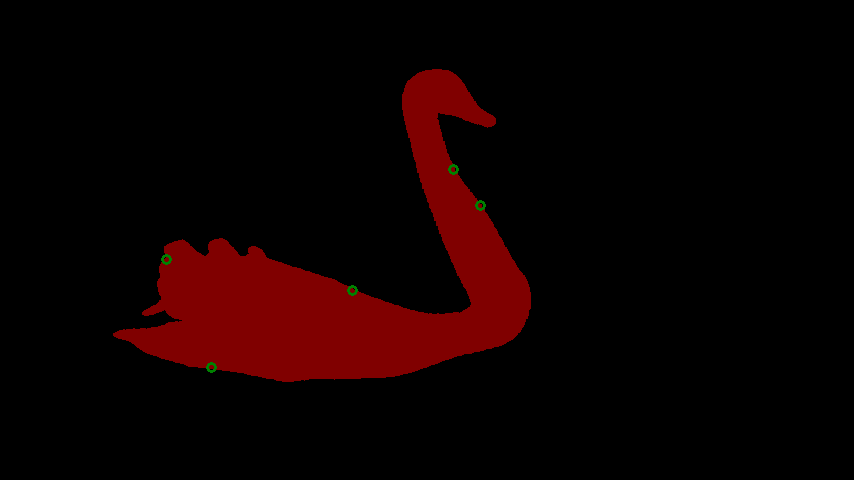
#> input picture res_1.png, 854 x 480 px, given in place of 2.png, which was not available
$ python Nonrigid_deformation.py
#> lines starting #> are read from the running program, lines starting #| are printed output that depends on the picture; after the words box and inside, x2 and y2 are one past the last pixel; in counts of white or black regions, pixels touching at a corner belong together; pictures that were not available may be replaced by others from this repository, and a replacement may not be noted
#@author zjh

import numpy as np
import cv2
from PIL import Image
import random
import os
import datetime
class Nonrigid_deformation():
    def __init__(self,show_point=True):
        self.show_point = show_point
    def deformation(self,label_path=None,save_path=None):

#> called with label_path = '2.png', save_path = 'res_2.png'
        label_img = Image.open(label_path)
#> label_img is the input picture: PIL image 854x480 P; mean R, G, B 14.2, 0.1, 0
        palette = label_img.getpalette()
#> palette = 768 values, max 224 at index 219, min 0 at index 0, mean 106.7
        gt_arr = np.array(label_img)
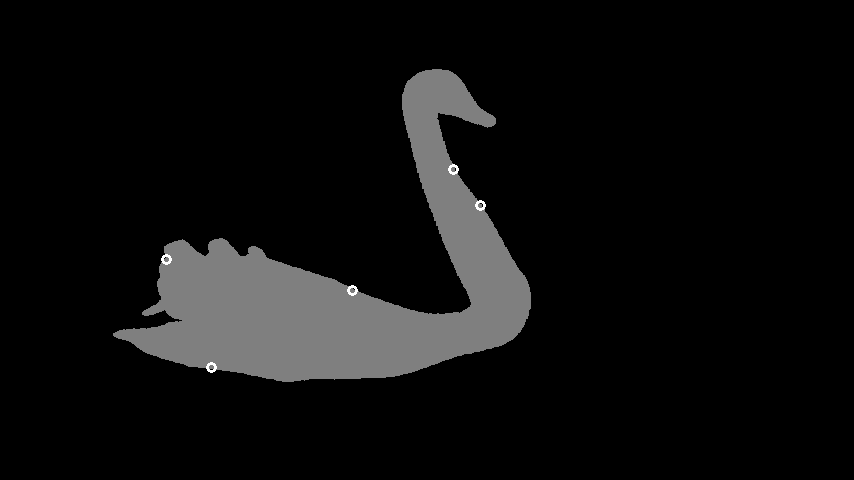
#> gt_arr: shape (480, 854); min 0, max 2, mean 0.113; drawn with min black and max white


        # let us do non-rigid deformation
        N = 5
        Delta = 0.05
        #get the target boundary
        kernel = cv2.getStructuringElement(cv2.MORPH_ELLIPSE, (3, 3))
        boundary = cv2.dilate(gt_arr, kernel)-gt_arr
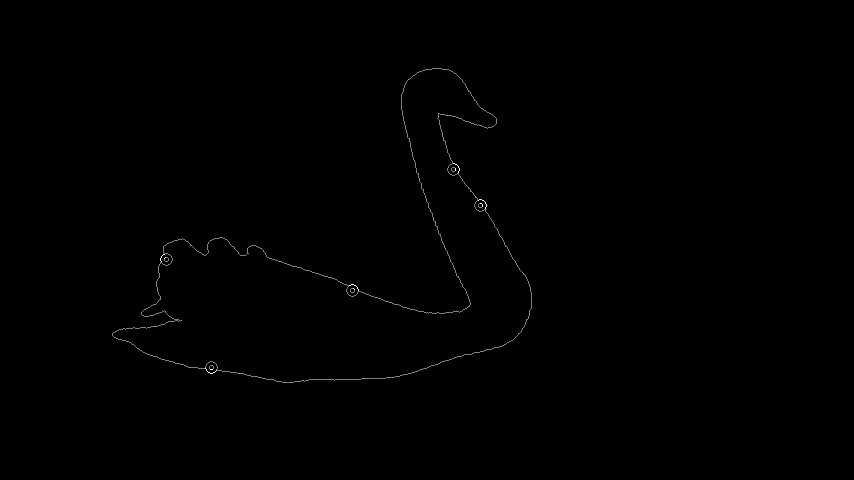
#> boundary: shape (480, 854); min 0, max 2, mean 0.00437; drawn with min black and max white
        boundindex = np.where(boundary==1)
#> boundindex = 1641 positions, rows 68 to 382, columns 112 to 531
        num_index = boundindex[0].shape[0]
#> num_index = 1641
        if num_index>N:
            maxH,minH = max(boundindex[0]),min(boundindex[0])
#> maxH = 382; minH = 68
            tarH = maxH - minH
#> tarH = 314
            maxW,minW = max(boundindex[1]),min(boundindex[1])
#> maxW = 531; minW = 112
            tarW = maxW - minW
#> tarW = 419

            # thin plate spline coord num
            randindex = [random.randint(0,num_index-1) for _ in range(N)]
#> randindex = [788, 1552, 861, 82, 530]
            sourcepoints=[]
            targetpoints = []
            for i in range(N):
                sourcepoints.append((boundindex[1][randindex[i]],boundindex[0][randindex[i]]))
                x = boundindex[1][randindex[i]]+int(random.uniform(-Delta,Delta)*tarW)
                y = boundindex[0][randindex[i]]+int(random.uniform(-Delta,Delta)*tarH)
                targetpoints.append((x,y))
#> this loop made 5 passes
#> (x, y) on passes 1 to 5: (334, 273), (289, 389), (548, 281), (486, 85), (194, 230)
#> after the loop, sourcepoints = [(315, 273), (272, 379), (529, 285), (470, 93), (209, 241)]; targetpoints = [(334, 273), (289, 389), (548, 281), (486, 85), (194, 230)]

            sourceshape = np.array(sourcepoints,np.int32)
#> sourceshape = [[315, 273], [272, 379], [529, 285], [470, 93], [209, 241]]
            sourceshape=sourceshape.reshape(1,-1,2)
            targetshape = np.array(targetpoints,np.int32)
#> targetshape = [[334, 273], [289, 389], [548, 281], [486, 85], [194, 230]]
            targetshape=targetshape.reshape(1,-1,2)

            matches =[]
            for i in range(0,N):
                matches.append(cv2.DMatch(i,i,0))
            tps= cv2.createThinPlateSplineShapeTransformer()
            tps.estimateTransformation(targetshape, sourceshape,matches)
            no_grid_img=tps.warpImage(gt_arr)
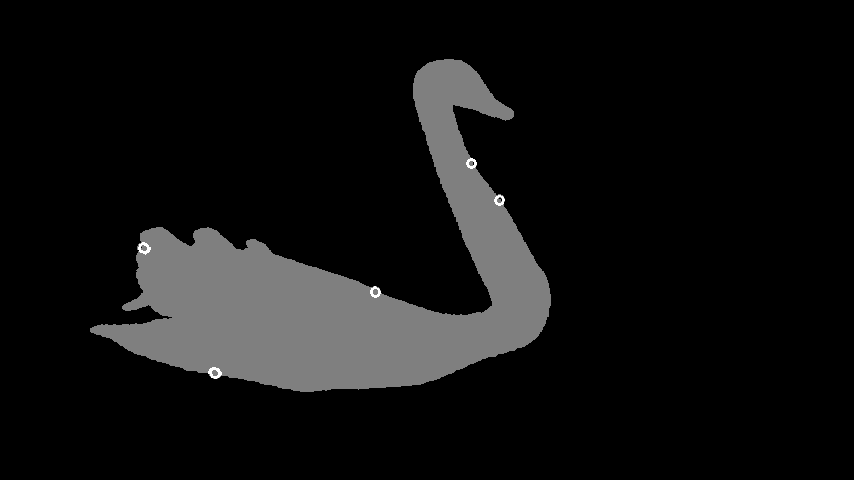
#> no_grid_img: shape (480, 854); min 0, max 2, mean 0.136; drawn with min black and max white
            kernel = cv2.getStructuringElement(cv2.MORPH_ELLIPSE, (5, 5))
            no_grid_img = cv2.dilate(no_grid_img,kernel)
            if self.show_point:
                for p in sourcepoints:
                    cv2.circle(gt_arr,p,4,(2),2)
#> this loop made 5 passes
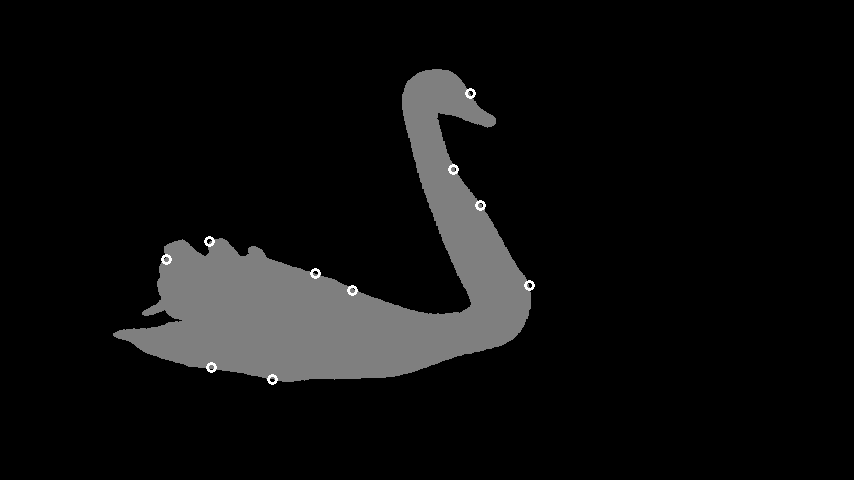
#> gt_arr: shape (480, 854); 0.08% of pixels changed, all inside (x1, y1, x2, y2) = (204, 88, 535, 385); drawn with min black and max white
                for p in targetpoints:
                    cv2.circle(no_grid_img,p,4,(2),2)
#> this loop made 5 passes
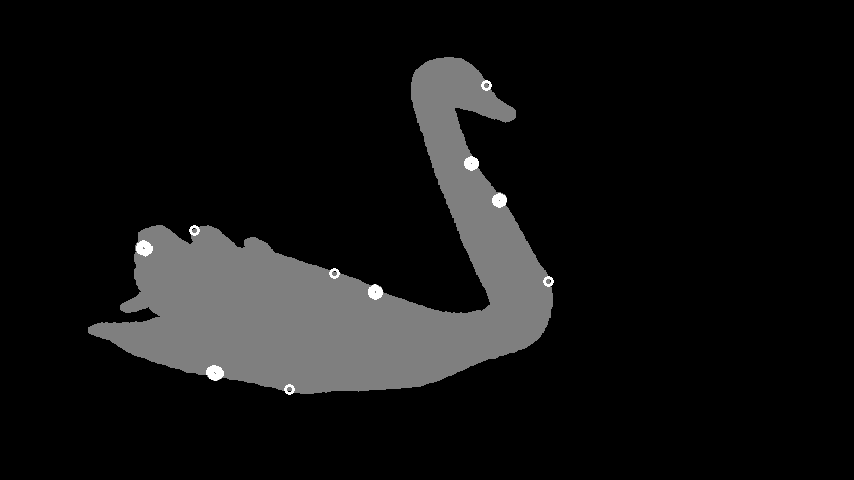
#> no_grid_img: shape (480, 854); min 0, max 2, mean 0.147; drawn with min black and max white
            no_grid_out = Image.fromarray(no_grid_img)
            gt_out = Image.fromarray(gt_arr)
        else:
            no_grid_out = Image.fromarray(gt_arr)
            gt_out = Image.fromarray(gt_arr)

        #save gt and none_rigid_deform and affine_tran
        no_grid_out.putpalette(palette)
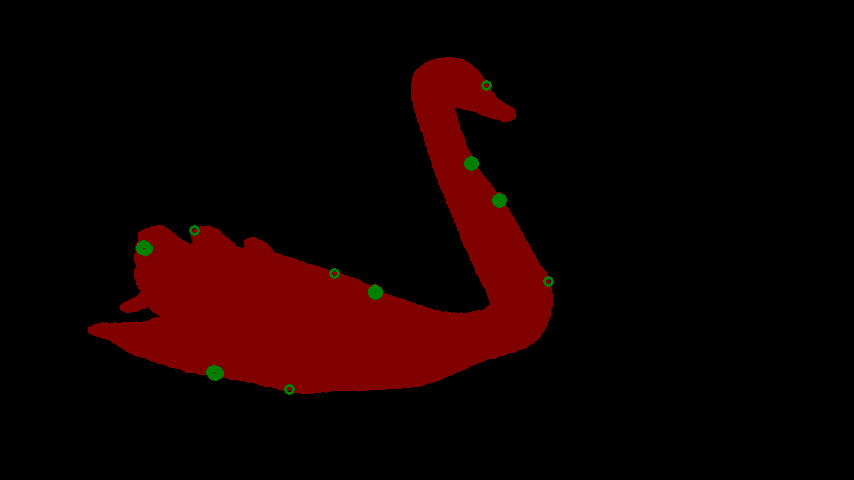
#> no_grid_out: PIL image 854x480 P; mean R, G, B 18.1, 0.4, 0
        no_grid_out.save(save_path)
        if self.show_point:
            gt_out.putpalette(palette)
            gt_out.save(label_path[:-4]+'_gt'+'.png')
        no_grid_out.show('Deformation result')
        gt_out.show('source label')


    def script(self):
        label_path = '2.png'
        save_path = 'res_2.png'
        self.deformation(label_path,save_path)


if __name__ == '__main__':

    Nonrigid = Nonrigid_deformation(show_point=True)
    Nonrigid.script()
